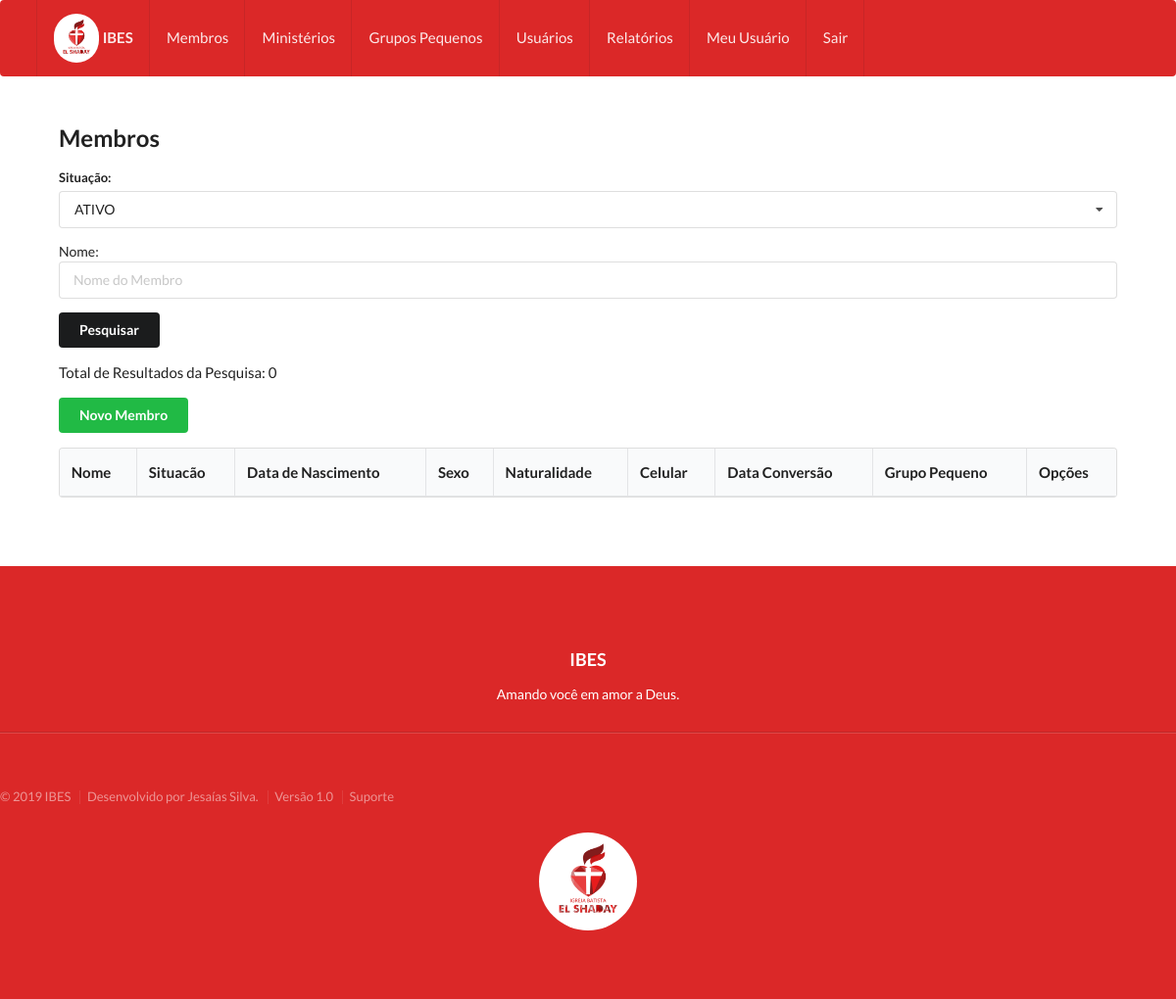
The page /membros/ (signed in) on the database as committed earlier.
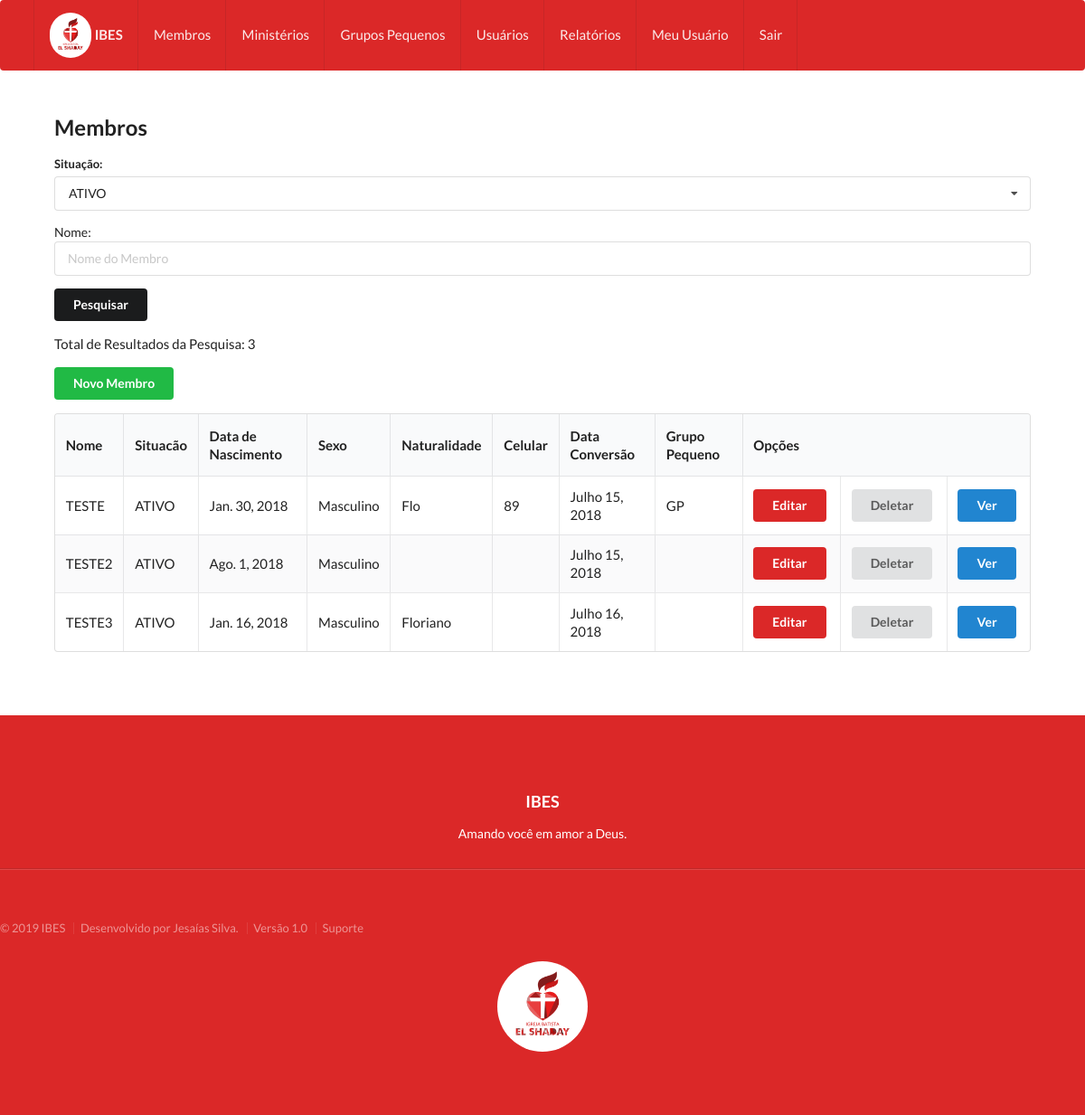
The same page on the database as committed later.
### secretariaapp/models.py (models this page shows, shortened)
class Situacao(models.Model):
    situacao = models.CharField(max_length=100,unique=True)
    descricao = models.TextField(blank=True)
    def __str__(self):
        return str(self.situacao)

class Membro(models.Model):
    nome_completo = models.CharField(max_length=100 )
    sexo = models.ForeignKey(Sexo, on_delete=models.PROTECT)
    situacao = models.ForeignKey(Situacao, on_delete=models.PROTECT)
    data_situacao = models.DateField(blank=True,null=True)
    data_nascimento = models.DateField(default=datetime.now,blank=True,null=True)
    naturalidade = models.CharField(max_length=30,blank=True)
    uf_nascimento = models.ForeignKey(Uf, related_name = 'uf_nascimento', on_delete=models.PROTECT,null=True,blank=True)
    cpf = models.CharField(max_length=11,blank=True)
    rg = models.CharField(max_length=15,blank=True)
    endereco = models.CharField(max_length=50,blank=True)
    n = models.CharField(max_length=10,blank=True)
    bairro = models.CharField(max_length=50,blank=True)
    cidade = models.CharField(max_length=50)
    uf_endereco = models.ForeignKey(Uf, related_name = 'uf_endereco', on_delete=models.PROTECT)
    cep = models.CharField(max_length=10,blank=True)
    telefone_celular = models.CharField(max_length=15,blank=True)
    telefone_residencial = models.CharField(max_length=15,blank=True)
    telefone_comercial = models.CharField(max_length=15,blank=True)
    email = models.EmailField(max_length=254,blank=True)
    nome_responsavel = models.CharField(max_length=100,blank=True)
    estado_civil = models.ForeignKey(Estado_Civil, on_delete=models.PROTECT)
    nome_conjuge = models.CharField(max_length=100,blank=True)
    data_casascimento = models.DateField(blank=True,null=True)
    numero_filhos = models.PositiveIntegerField(default= 0)
    filho1 = models.CharField(max_length=100,blank=True)
    data_nascimento_filho1 = models.DateField(blank=True,null=True)
    filho2 = models.CharField(max_length=100,blank=True)
    data_nascimento_filho2 = models.DateField(blank=True,null=True)
    filho3 = models.CharField(max_length=100,blank=True)
    data_nascimento_filho3 = models.DateField(blank=True,null=True)
    outros_filhos = models.TextField(blank=True)
    escolaridade = models.ForeignKey(Escolaridade, on_delete=models.PROTECT)
    profisao = models.CharField(max_length=50,blank=True)
    economicamente_ativo = models.BooleanField(default = False)
    data_conversao = models.DateField(default=datetime.now,blank=True,null=True)
    data_batismo = models.DateField(default=datetime.now,blank=True,null=True)
    igreja_batismo = models.CharField(max_length=50,blank=True)
    pastor = models.CharField(max_length=100,blank=True)
    data_chegada_na_elshaday = models.DateField(default=datetime.now,blank=True,null=True)
    origem = models.ForeignKey(Origem, on_delete=models.PROTECT,blank=True,null=True)
    ministerios_que_deseja_participar = models.CharField(max_length=100, blank=True)
    participa_grupo_pequeno = models.BooleanField(default = False)
    grupo_pequeno = models.ForeignKey(Grupo_Pequeno, on_delete=models.PROTECT,blank=True,null=True)
    trilha_discipulado = models.ManyToManyField(Trilha_Discipulado, blank=True)
    obs = models.TextField(blank=True)

class Sexo(models.Model):
    sexo = models.CharField(max_length=10,unique=True)
    def __str__(self):
        return str(self.sexo)

class Grupo_Pequeno(models.Model):
    nome = models.CharField(max_length=100,unique=True)
    descricao = models.TextField(blank=True)
    def __str__(self):
        return str(self.nome)

### secretariaapp/views.py (the view)
# urls.py: url(r'^membros/$',login_required(membro),name='membros'),
def membro(request):
    if not request.user.perfil.gerenciar_Membros:
        return redirect('/sempermissao')
    if forcar_user_atualizar_perfil(request) :
        return redirect('/meu_perfil/update/')
    todas_situacao = Situacao.objects.exclude(situacao = 'ATIVO').order_by('situacao')
    situacao_ativo = Situacao.objects.get(situacao = 'ATIVO')
    qtd = 0
    if  request.method == "POST":
        situacao_id = request.POST.get("situacao")
        nome_completo = request.POST.get("nome_completo")
        try:
            situacao = Situacao.objects.get(pk = situacao_id)
            membros = Membro.objects.filter(situacao = situacao, nome_completo__icontains = nome_completo ).order_by('nome_completo')
            qtd = membros.count
        except Exception as e:
            membros = Membro.objects.all().order_by('nome_completo')
            qtd = membros.count
    else:
        membros = Membro.objects.filter(situacao = situacao_ativo).order_by('nome_completo')
        qtd = membros.count
        '''
        else:
            mes = 1
            while mes<=12:
                dia = 1
                while dia<=31:
                    membrosN = Membro.objects.filter(situacao = situacao_ativo, data_nascimento__month = mes, data_nascimento__day = dia)
                    for item in membrosN:
                        membros.append({
                        "pk": item.pk,
                        "nome_completo":item.nome_completo,
                        "situacao":item.situacao,
                        "data_nascimento": item.data_nascimento,
                        "sexo":item.sexo,
                        "naturalidade":item.naturalidade,
                        "telefone_celular": item.telefone_celular,
                        "data_conversao":item.data_conversao,
                        "grupo_pequeno":item.grupo_pequeno
                        })
                    dia = dia +1
                mes = mes +1
            qtd = 'Aniversariantes (dos membros ativos)'
            #Gambiara Editar depois pois se mudar nome de campo pode dar erro
        '''
    return render(request,'membros.html',{'membros':membros, 'todas_situacao':todas_situacao,'situacao_ativo':situacao_ativo, 'qtd':qtd})

### secretariaapp/views.py (called while the page is built)
def forcar_user_atualizar_perfil(request):
    usuario = request.user
    perfil = Perfil.objects.get(user=usuario)
    espaco = 0
    numero = 0
    if perfil.nome_completo is None or perfil.email is None :
        return True
    for caracter in perfil.nome_completo:
        if caracter in ' ':
            espaco = espaco + 1
        if caracter in '0123456789':
            numero = numero + 1
    if len(perfil.nome_completo) <10  or len(perfil.email) < 10 or espaco == 0 or numero > 0:
        return True
    return False

### secretariaapp/templates/membros.html (shortened to what this page needs)
{% include 'cabecalho.html' %}
<div class="corpo_app">
<h2>Membros</h2>
<form class="ui form" action="" method="post">{% csrf_token %}
<div class="field">
    <label><label for="id_situacao">Situação:</label></label>
      <select name="situacao" id="id_situacao" required>
        <option value="{{situacao_ativo.pk}}" selected >{{situacao_ativo.situacao}}</option>
      </select>
</div>
<div class="field">
<p>
  <label for="id_nome">Nome:</label>
  <input type="text" placeholder="Nome do Membro" name="nome_completo" id="id_nome" maxlength="100" />
</p>
</div>
<input type="submit" value="Pesquisar" class="ui button black" />
</form>
<p>Total de Resultados da Pesquisa: {{qtd}}</p>
<table class="ui celled striped table" >
  <thead>
    <tr>
      <th>Nome</th>
      <th>Situacão</th>
      <th>Data de Nascimento</th>
      <th>Sexo</th>
      <th>Naturalidade</th>
      <th>Celular</th>
      <th>Data Conversão</th>
      <th>Grupo Pequeno</th>
      <th colspan="4"> Opções</th>
    </tr>
  </thead>
<a href="{% url 'secretariaapp:membroNew'%}" class="ui button positive" > Novo Membro </a>
  <tbody>
    {% for membro in membros  %}
      <tr>
        <td>{{  membro.nome_completo }}</td>
        <td>{{  membro.situacao }}</td>
        <td>{%if membro.data_nascimento is not None %}
          {{membro.data_nascimento}}
          {% endif %}
        </td>
        <td>{{  membro.sexo }}</td>
        <td>{{  membro.naturalidade }}</td>
        <td>{{  membro.telefone_celular }}</td>
        <td>{%if membro.data_conversao is not None %}
          {{membro.data_conversao}}
          {% endif %}
        </td>
        <td>{% if membro.grupo_pequeno is not None %}   {{membro.grupo_pequeno}}   {% endif %}</td>
        <td> <a href="{% url 'secretariaapp:membroUpdate' membro.pk  %}" class="ui red button" > Editar </a> </td>
        <td> <a href="{% url 'secretariaapp:membroDelete' membro.pk  %}" class="ui button"  > Deletar </a> </td>
        <td> <a href="{% url 'secretariaapp:membroDetalhes' membro.pk  %}" class="ui blue button" > Ver </a> </td>
      </tr>
    {% endfor %}
  </tbody>
</table>
</div>
{% include 'rodape.html' %}

### secretariaapp/templates/cabecalho.html (shortened to what this page needs)
{% load staticfiles %}
<!DOCTYPE html>
<html>
<head>
  <link rel="stylesheet" href="https://cdnjs.cloudflare.com/ajax/libs/semantic-ui/2.2.9/semantic.min.css"/>
</head>
<body ng-app="myApp" ng-controller="appCtrl">
   <div class="ui inverted red menu stackable">
      <div class="ui container font_menu"  >
        <a class="header item" href="{% url 'secretariaapp:index' %}" >
          <img src="{%  static 'imagens/ibes.png' %}" class="ui image circular ajustar_imagem_em_cima">
          IBES
        </a>
          {% include 'menu.html' %}
      </div>
      </div>

### secretariaapp/templates/css.html (shortened to what this page needs)
{% load staticfiles %}

### secretariaapp/templates/menu.html (shortened to what this page needs)
<div class="ui simple dropdown item">
  Membros
</div>
<div class="ui simple dropdown item">
  Ministérios
</div>
<div class="ui simple dropdown item">
  Grupos Pequenos
</div>
<div class="ui simple dropdown item">
  Usuários
</div>
<div class="ui simple dropdown item">
  Relatórios
</div>
<div class="ui simple dropdown item">
  Meu Usuário
</div>
<a href="{% url 'secretariaapp:logout' %}" class="item">Sair</a>

### secretariaapp/templates/rodape.html (shortened to what this page needs)
{% load staticfiles %}
<div class="ui inverted vertical footer segment red">
  <div class="ui center aligned container">
    <div class="ui stackable inverted divided grid">
      <div class="three wide column">
        </div>
      </div>
      <div class="seven wide column">
        <h3 class="ui inverted header">IBES</h3>
				<p>Amando você em amor a Deus.</p>
      </div>
    </div>
    <div class="ui inverted section divider"></div>
    <div class="ui horizontal inverted small divided link list" class="ui text container" style="text-align: center;margin-top: 2em;">
      <a class="item" href="#"> &copy; 2019 IBES</a>
      <a class="item" href="https://mail.google.com/mail/u/0/#search/jesayassilva%40gmail.com">Desenvolvido por Jesaías Silva.</a>
      <a class="item" >Versão 1.0</a>
      <a class="item" href="{% url 'secretariaapp:suporte' %}">Suporte</a>
    </div>
		<img src="{%  static 'imagens/ibes.png' %}" class="ui centered image circular ajustar_imagem_embaixo">
  </div>
</body>
</html>

### secretariaapp/templates/css.html (style rules this page uses)
.ui.footer.segment { margin: 5em 0em 0em; padding: 5em 0em; }
.corpo_app { margin-top: 4%; margin-left: 5%; margin-bottom: 5%; margin-right: 5%; font-size: 15px; text-align: justify; }
.ajustar_imagem_em_cima { height: 50px; width: 50px; margin-right: 5%; }
.font_menu { font-size: 15px; }
.ajustar_imagem_embaixo { height: 100px; width: 100px; }

Rows that differ between the two databases and show on the page:
added Membro: nome_completo "TESTE", situacao "ATIVO", data_nascimento "Jan. 30, 2018", sexo "Masculino", naturalidade "Flo", telefone_celular "89", data_conversao "Julho 15, 2018", grupo_pequeno "GP"
added Membro: nome_completo "TESTE2", situacao "ATIVO", data_nascimento "Ago. 1, 2018", sexo "Masculino", data_conversao "Julho 15, 2018"
added Membro: nome_completo "TESTE3", situacao "ATIVO", data_nascimento "Jan. 16, 2018", sexo "Masculino", naturalidade "Floriano", data_conversao "Julho 16, 2018"
Other text that changed with them:
{{ qtd }}: "0" → "3"
